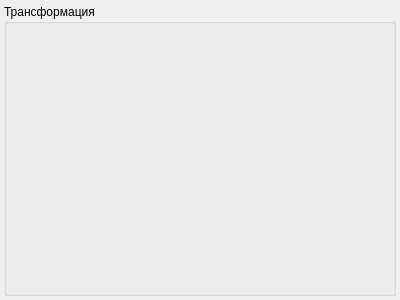
<?xml version="1.0" encoding="UTF-8"?>
<ui version="4.0">
 <class>TransformWidget</class>
 <widget class="QWidget" name="TransformWidget">
  <property name="geometry">
   <rect>
    <x>0</x>
    <y>0</y>
    <width>400</width>
    <height>300</height>
   </rect>
  </property>
  <property name="windowTitle">
   <string>TransformWidget</string>
  </property>
  <layout class="QVBoxLayout" name="verticalLayout">
   <property name="spacing">
    <number>0</number>
   </property>
   <property name="leftMargin">
    <number>4</number>
   </property>
   <property name="topMargin">
    <number>4</number>
   </property>
   <property name="rightMargin">
    <number>4</number>
   </property>
   <property name="bottomMargin">
    <number>4</number>
   </property>
   <item>
    <widget class="QGroupBox" name="groupBox">
     <property name="title">
      <string>Трансформация</string>
     </property>
     <property name="flat">
      <bool>false</bool>
     </property>
     <layout class="QVBoxLayout" name="verticalLayout_2">
      <property name="spacing">
       <number>4</number>
      </property>
      <property name="leftMargin">
       <number>4</number>
      </property>
      <property name="topMargin">
       <number>4</number>
      </property>
      <property name="rightMargin">
       <number>4</number>
      </property>
      <property name="bottomMargin">
       <number>4</number>
      </property>
     </layout>
    </widget>
   </item>
  </layout>
 </widget>
 <layoutdefault spacing="6" margin="11"/>
 <resources/>
 <connections/>
</ui>
